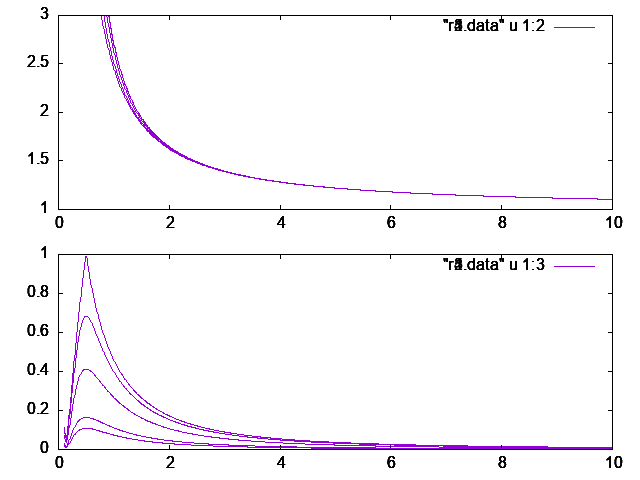

The gnuplot source for this figure:
set terminal pngcairo #ターミナルをpngに設定
set output "04-1.png" #graph.pngで出力
unset key

set xrange [0:10]

set multiplot layout 2,1  #multiplotの開始、縦2横1自動配置

set yrange [1:3]
plot "r1.data" u 1:2 with lines
set yrange [0:1]
plot "r1.data" u 1:3 with lines
set yrange [1:3]
plot "r2.data" u 1:2 with lines
set yrange [0:1]
plot "r2.data" u 1:3 with lines
set yrange [1:3]
plot "r3.data" u 1:2 with lines
set yrange [0:1]
plot "r3.data" u 1:3 with lines
set yrange [1:3]
plot "r4.data" u 1:2 with lines
set yrange [0:1]
plot "r4.data" u 1:3 with lines
set yrange [1:3]
plot "r5.data" u 1:2 with lines
set yrange [0:1]
plot "r5.data" u 1:3 with lines

unset multiplot           #multiplotの終了

set out
set terminal wxt enhanced